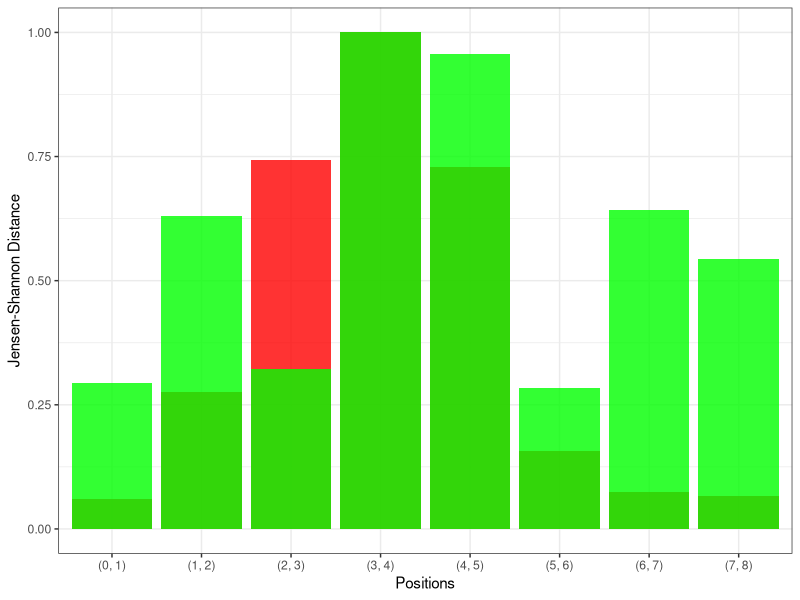
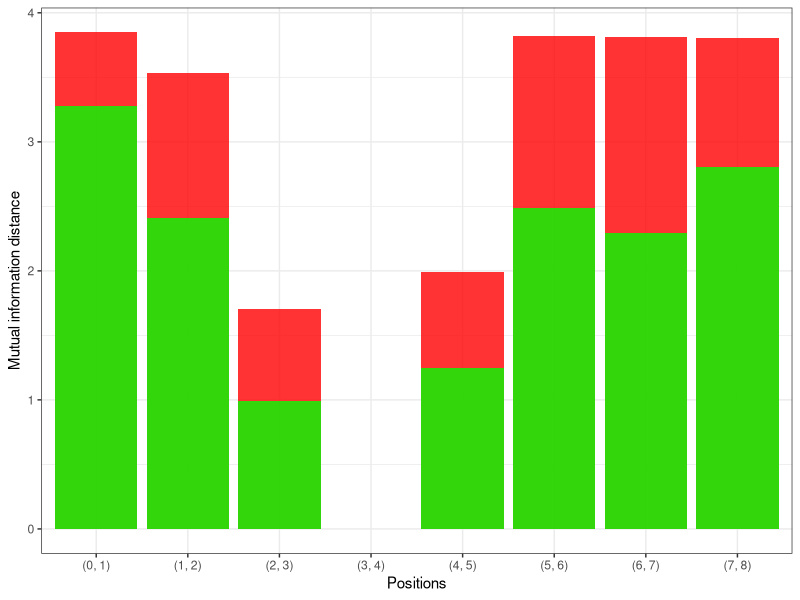
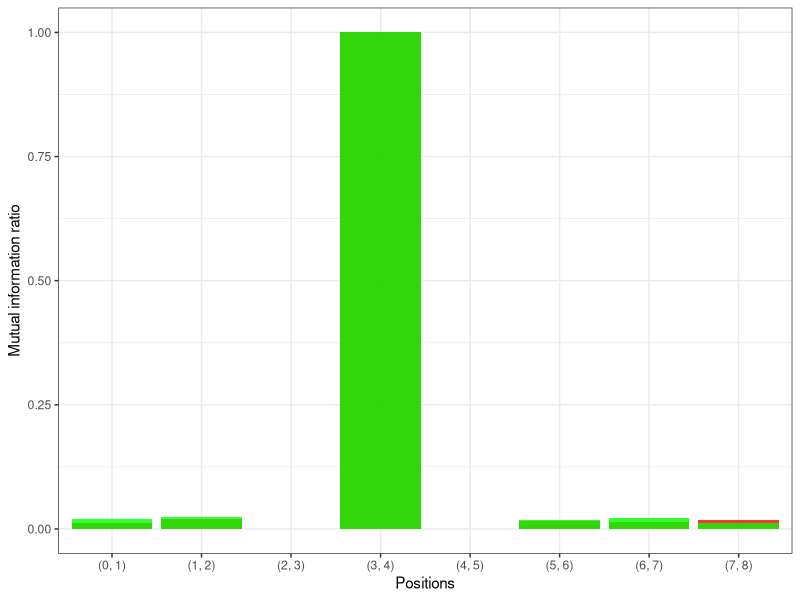
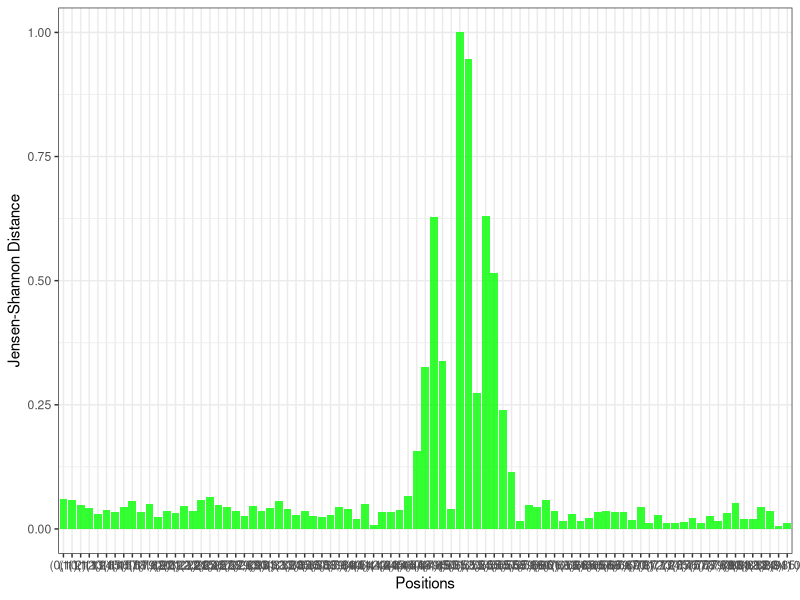
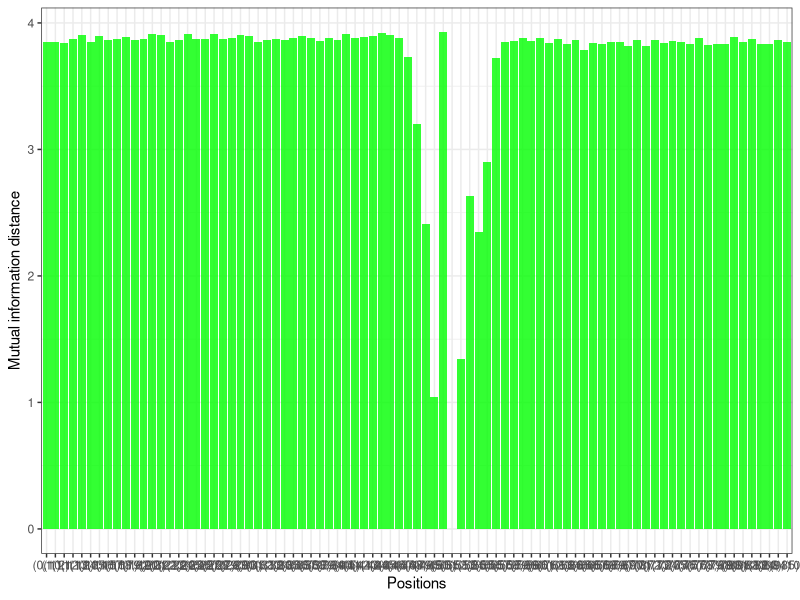
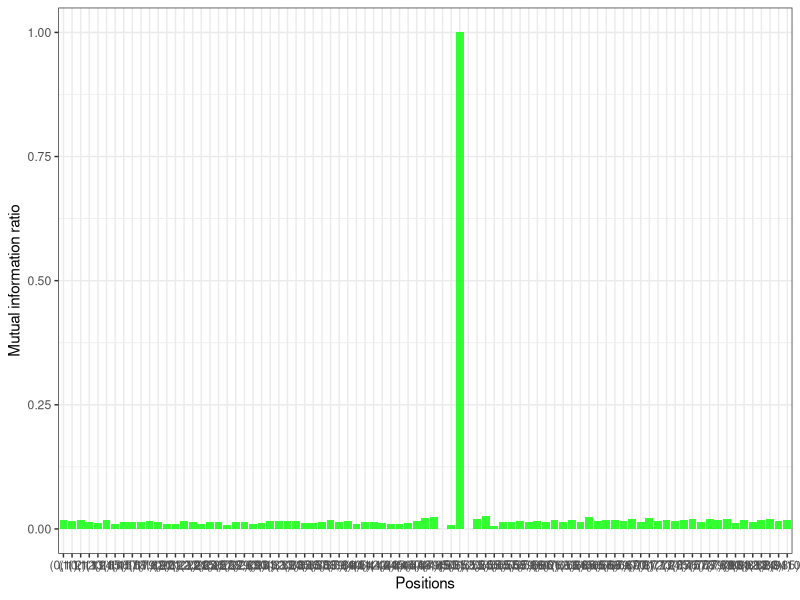

These figures' R source, in order:
library(ggplot2)

plot_real_false_metric = function (metric_name, metric_text) {
  quartz()

  plot = ggplot(real_data, aes_string(x="positions", y=metric_name, group=1))
  plot = plot + geom_bar(data = false_data, stat = "identity", fill="#FF0000", alpha=0.8)
  plot = plot + geom_bar(fill="#00FF00", stat = "identity", alpha=0.8)

  plot = plot + xlab("Positions") + ylab(metric_text) + theme_bw()

  print(plot)
}

plot_context_metric = function (metric_name, metric_text) {
  quartz()

  plot = ggplot(context_data, aes_string(x="positions", y=metric_name, group=1))
  plot = plot + geom_bar(fill="#00FF00", stat = "identity", alpha=0.8)

  plot = plot + xlab("Positions") + ylab(metric_text) + theme_bw()

  print(plot)
}

real_data = read.table("real_stats.tsv", sep="\t",header=TRUE)
false_data = read.table("false_stats.tsv", sep="\t",header=TRUE)
context_data = read.table("context_stats.tsv", sep="\t",header=TRUE)


plot_real_false_metric("jensen_shannon", "Jensen-Shannon Distance")
plot_real_false_metric("mutual_information_distance", "Mutual information distance")
plot_real_false_metric("mutual_information_ratio", "Mutual information ratio")

plot_context_metric("jensen_shannon", "Jensen-Shannon Distance")
plot_context_metric("mutual_information_distance", "Mutual information distance")
plot_context_metric("mutual_information_ratio", "Mutual information ratio")

